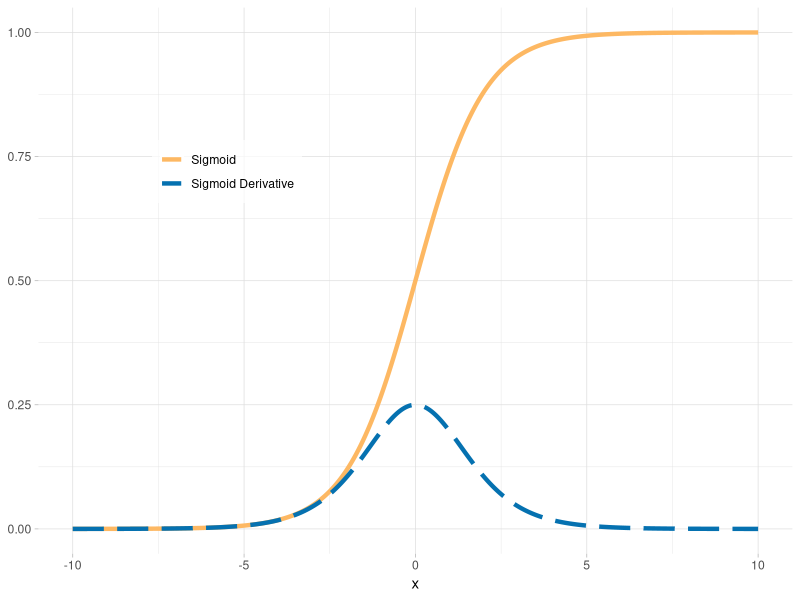
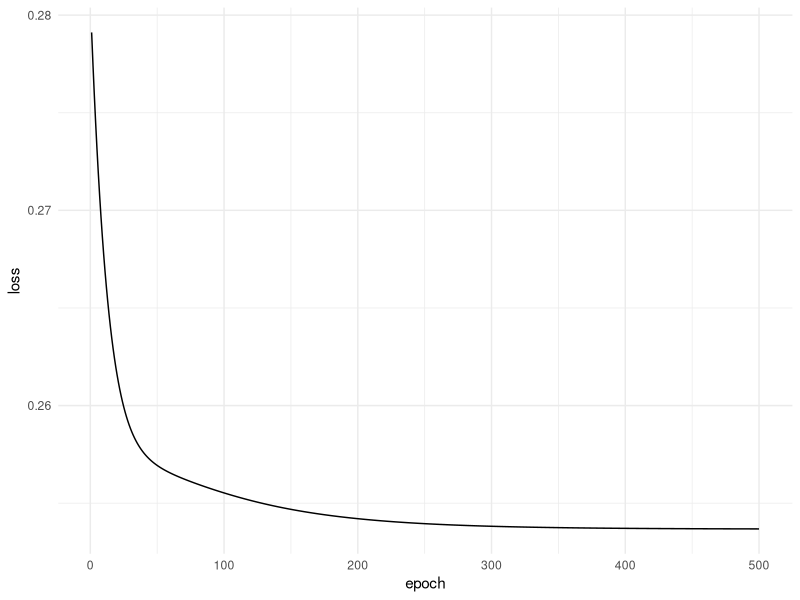

Reproduce these figures in R, in order.
## ---- chunk 1
library(tidyverse)
rm(list = ls())
## ---- chunk 2
set.seed(2023)

X <- matrix(c(0, 0, 0, 1, 1, 0, 1, 1), ncol = 2, byrow = TRUE) # XOR 연산의 입력값
y <- matrix(c(0, 1, 1, 0), ncol = 1) # XOR 연산의 출력값
## ---- chunk 3
sigmoid <- function(x){
  1/(1+exp(-x))
}
## ---- chunk 4
sigmoid_derivative <- function(x){
  sigmoid(x)*(1-sigmoid(x))
}
## ---- chunk 5
mse_loss <- function(y_true,y_pred){
  ((y_true - y_pred)**2) %>% mean()
}
## ---- chunk 6
x <-seq(-10,10,0.001)

ggplot() +
  geom_line(data = data.frame(x, sigmoid(x)), 
            aes(x, sigmoid(x), color = "Sigmoid"),
            linewidth = 1.5)+
  geom_line(data = data.frame(x, sigmoid_derivative(x)), 
            aes(x, sigmoid_derivative(x), color = "Sigmoid Derivative"), 
            linetype = 5,linewidth = 1.5)+
  scale_color_manual(values = c("Sigmoid" = "#fdb863", "Sigmoid Derivative" = "#0571b0")) +
  scale_y_continuous(limits = c(0, 1),
                     name = NULL)+
  theme_light()+
  theme(legend.position = c(.25,.7),
        legend.background = element_rect(fill="#FFFFFFb0"),
        panel.border = element_blank())+
  labs(colour=NULL)
## ---- chunk 7
input_size <- 2
output_size <- 1

W1 <- matrix(rnorm(input_size * output_size), nrow = input_size, ncol = output_size)
b1 <- matrix(0, nrow = 4, ncol = output_size)

learning_rate = 0.1
epochs = 500

# 초기화
loss_2 <- numeric()  # 빈 벡터로 손실을 저장

# 학습 시작
for (epoch in 1:epochs) {
  # Forward Pass
  z1 <- X %*% W1 + b1
  a1 <- sigmoid(z1)

  # 손실 계산
  loss <- mse_loss(y, a1)

  # Backward Pass
  da1 <- a1 - y
  dz1 <- da1 * sigmoid_derivative(a1)  # Sigmoid 함수의 미분
  dW1 <- t(X) %*% dz1
  db1 <- sum(dW1)

  # 가중치 업데이트
  W1 <- W1 - learning_rate * dW1
  b1 <- b1 - learning_rate * db1

  loss_2 <- c(loss_2, loss)
}
## ---- chunk 8
print(a1)
## ---- chunk 9
loss_data <- data.frame(epoch = 1:length(loss_2), loss = loss_2)

ggplot(data = loss_data, aes(x = epoch, y = loss)) +
  geom_line() +
  labs(x = "epoch", y = "loss") +
  theme_minimal()
